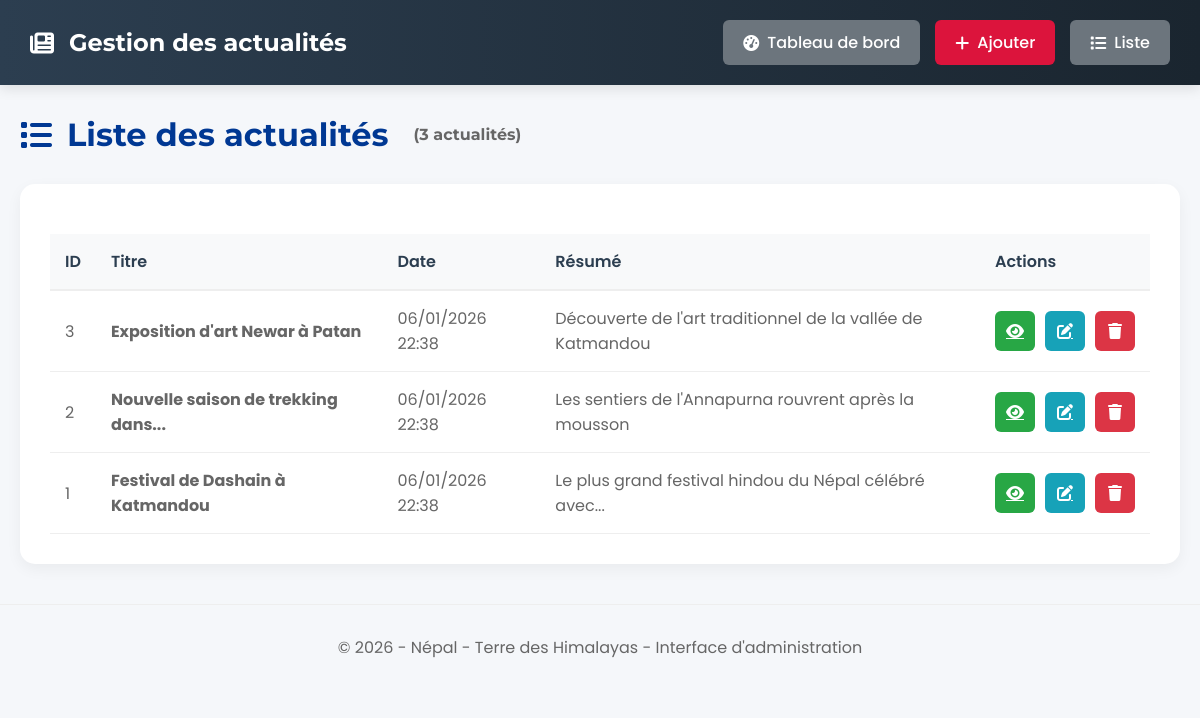
/admin/news_crud.php (signed in), run on the app's committed database.
### tables this page shows
CREATE TABLE news (
    news_id INT AUTO_INCREMENT PRIMARY KEY,
    titre VARCHAR(255) NOT NULL,
    resume TEXT NOT NULL,
    contenu TEXT NOT NULL,
    date_publication DATETIME DEFAULT CURRENT_TIMESTAMP,
    image_url VARCHAR(500) NULL,
    created_at TIMESTAMP DEFAULT CURRENT_TIMESTAMP
);

### includes/functions.php (called while the page is built, shortened)
<?php
function shortenText($text, $length = 100) {
    if (strlen($text) <= $length) {
        return $text;
    }
    $shortened = substr($text, 0, $length);
    $lastSpace = strrpos($shortened, ' ');
    if ($lastSpace !== false) {
        $shortened = substr($shortened, 0, $lastSpace);
    }
    return $shortened . '...';
}
function formatDate($date, $format = 'd/m/Y') {
    $timestamp = strtotime($date);
    return date($format, $timestamp);
}
?>

### admin/news_crud.php (the view, shortened to what this page needs)
<?php
require_once '../config.php';
require_once '../includes/functions.php';
$action = isset($_GET['action']) ? $_GET['action'] : 'list';
switch($action) {
    case 'list':
    default:
        try {
            $page = isset($_GET['page']) ? intval($_GET['page']) : 1;
            $per_page = 10;
            $offset = ($page - 1) * $per_page;
            $stmt = $conn->query("SELECT COUNT(*) as total FROM news");
            $total_records = $stmt->fetch(PDO::FETCH_ASSOC)['total'];
            $stmt = $conn->prepare("SELECT * FROM news ORDER BY date_publication DESC LIMIT :limit OFFSET :offset");
            $stmt->bindValue(':limit', $per_page, PDO::PARAM_INT);
            $stmt->bindValue(':offset', $offset, PDO::PARAM_INT);
            $stmt->execute();
            $news_list = $stmt->fetchAll(PDO::FETCH_ASSOC);
        } catch(PDOException $e) {
            $error = "Erreur: " . $e->getMessage();
        }
        break;
}
?>
<!DOCTYPE html>
<html lang="fr">
<head>
    <link rel="stylesheet" href="https://cdnjs.cloudflare.com/ajax/libs/font-awesome/6.4.0/css/all.min.css">
</head>
<body>
    <header class="admin-header">
        <h1><i class="fas fa-newspaper"></i> Gestion des actualités</h1>
        <div class="admin-nav">
            <a href="dashboard.php" class="nav-btn secondary">
                <i class="fas fa-tachometer-alt"></i> Tableau de bord
            </a>
            <a href="news_crud.php?action=add" class="nav-btn">
                <i class="fas fa-plus"></i> Ajouter
            </a>
            <a href="news_crud.php" class="nav-btn secondary">
                <i class="fas fa-list"></i> Liste
            </a>
        </div>
    </header>
    <div class="admin-container">
        <?php if($action == 'add' || $action == 'edit'): ?>
            <h1 class="page-title">
                <i class="fas fa-<?php echo $action == 'add' ? 'plus' : 'edit'; ?>"></i>
                <?php echo $action == 'add' ? 'Ajouter une actualité' : 'Modifier une actualité'; ?>
            </h1>
            <div class="form-container">
                <form method="POST" action="">
                    <div class="form-group">
                        <label for="titre">Titre *</label>
                        <input type="text" id="titre" name="titre"
                               value="<?php echo isset($news['titre']) ? htmlspecialchars($news['titre']) : (isset($titre) ? htmlspecialchars($titre) : ''); ?>"
                               required>
                    </div>
                    <div class="form-group">
                        <label for="resume">Résumé *</label>
                        <textarea id="resume" name="resume" required><?php echo isset($news['resume']) ? htmlspecialchars($news['resume']) : (isset($resume) ? htmlspecialchars($resume) : ''); ?></textarea>
                        <div class="char-counter">
                            <span id="resumeCount">0</span> / 500 caractères
                        </div>
                    </div>
                    <div class="form-group">
                        <label for="contenu">Contenu *</label>
                        <textarea id="contenu" name="contenu" rows="8" required><?php echo isset($news['contenu']) ? htmlspecialchars($news['contenu']) : (isset($contenu) ? htmlspecialchars($contenu) : ''); ?></textarea>
                        <div class="char-counter">
                            <span id="contentCount">0</span> / 5000 caractères
                        </div>
                    </div>
                    <div class="form-actions">
                        <button type="submit" class="btn btn-primary">
                            <i class="fas fa-save"></i>
                            <?php echo $action == 'add' ? 'Publier' : 'Mettre à jour'; ?>
                        </button>
                        <a href="news_crud.php" class="btn btn-secondary">
                            <i class="fas fa-times"></i> Annuler
                        </a>
                    </div>
                </form>
            </div>
        <?php elseif($action == 'list'): ?>
            <h1 class="page-title">
                <i class="fas fa-list"></i> Liste des actualités
                <span style="font-size: 1rem; color: #666; margin-left: 10px;">
                    (<?php echo $total_records ?? 0; ?> actualités)
                </span>
            </h1>
            <div class="table-container">
                <?php if(isset($news_list) && count($news_list) > 0): ?>
                    <table class="data-table">
                        <thead>
                            <tr>
                                <th>ID</th>
                                <th>Titre</th>
                                <th>Date</th>
                                <th>Résumé</th>
                                <th>Actions</th>
                            </tr>
                        </thead>
                        <tbody>
                            <?php foreach($news_list as $item): ?>
                                <tr>
                                    <td><?php echo $item['news_id']; ?></td>
                                    <td><strong><?php echo shortenText($item['titre'], 40); ?></strong></td>
                                    <td><?php echo formatDate($item['date_publication'], 'd/m/Y H:i'); ?></td>
                                    <td><?php echo shortenText($item['resume'], 60); ?></td>
                                    <td>
                                        <div class="actions">
                                            <a href="../news_details.php?id=<?php echo $item['news_id']; ?>" target="_blank"
                                               class="action-btn view" title="Voir">
                                                <i class="fas fa-eye"></i>
                                            </a>
                                            <a href="news_crud.php?action=edit&id=<?php echo $item['news_id']; ?>"
                                               class="action-btn edit" title="Modifier">
                                                <i class="fas fa-edit"></i>
                                            </a>
                                            <a href="news_crud.php?action=delete&id=<?php echo $item['news_id']; ?>"
                                               class="action-btn delete" title="Supprimer"
                                               onclick="return confirm('Êtes-vous sûr de vouloir supprimer cette actualité ?')">
                                                <i class="fas fa-trash"></i>
                                            </a>
                                        </div>
                                    </td>
                                </tr>
                            <?php endforeach; ?>
                        </tbody>
                    </table>
                <?php endif; ?>
            </div>
        <?php endif; ?>
    </div>
    <footer class="admin-footer">
        <p>© <?php echo date('Y'); ?> - <?php echo SITE_NAME; ?> - Interface d'administration</p>
    </footer>
</body>
</html>

### admin/news_crud.php (style rules this page uses)
:root { --primary-color: #DC143C; --secondary-color: #003893; --accent-color: #FFD700; --dark-color: #2c3e50; }
* { margin: 0; padding: 0; box-sizing: border-box; }
body { font-family: 'Poppins', sans-serif; background-color: #f5f7fa; color: #333; }
.admin-header { background: linear-gradient(to right, var(--dark-color), #1a252f); color: white; padding: 20px 30px; display: flex; justify-content: space-between; align-items: center; box-shadow: 0 4px 12px rgba(0,0,0,0.1); }
.admin-header h1 { font-family: 'Montserrat', sans-serif; font-size: 1.5rem; display: flex; align-items: center; gap: 15px; }
.admin-nav { display: flex; gap: 15px; }
.nav-btn { display: flex; align-items: center; gap: 8px; padding: 10px 20px; background-color: var(--primary-color); color: white; text-decoration: none; border-radius: 6px; font-weight: 500; transition: all 0.3s ease; }
.nav-btn.secondary { background-color: #6c757d; }
.admin-container { max-width: 1200px; margin: 30px auto; padding: 0 20px; }
.page-title { color: var(--secondary-color); margin-bottom: 30px; font-family: 'Montserrat', sans-serif; font-size: 2rem; display: flex; align-items: center; gap: 15px; }
.table-container { background-color: white; border-radius: 15px; padding: 30px; box-shadow: 0 5px 15px rgba(0,0,0,0.05); overflow-x: auto; }
.data-table { width: 100%; border-collapse: collapse; margin-top: 20px; }
.data-table th { text-align: left; padding: 15px; background-color: #f8f9fa; color: var(--dark-color); font-weight: 600; border-bottom: 2px solid #eee; }
.data-table td { padding: 15px; border-bottom: 1px solid #eee; color: #666; }
.actions { display: flex; gap: 10px; }
.action-btn { width: 40px; height: 40px; border-radius: 6px; border: none; cursor: pointer; display: flex; align-items: center; justify-content: center; transition: all 0.3s ease; }
.action-btn.edit { background-color: #17a2b8; color: white; }
.action-btn.delete { background-color: #dc3545; color: white; }
.action-btn.view { background-color: #28a745; color: white; }
.admin-footer { text-align: center; padding: 30px 0; color: #666; border-top: 1px solid #eee; margin-top: 40px; }

### data on the page
news: news_id "3", titre "Exposition d'art Newar à Patan", date_publication "06/01/2026 22:38", resume "Découverte de l'art traditionnel de la vallée de Katmandou"
news: news_id "2", titre "Nouvelle saison de trekking dans...", date_publication "06/01/2026 22:38", resume "Les sentiers de l'Annapurna rouvrent après la mousson"
news: news_id "1", titre "Festival de Dashain à Katmandou", date_publication "06/01/2026 22:38", resume "Le plus grand festival hindou du Népal célébré avec..."

### other printed values
$total_records "3"
SITE_NAME "Népal - Terre des Himalayas"
